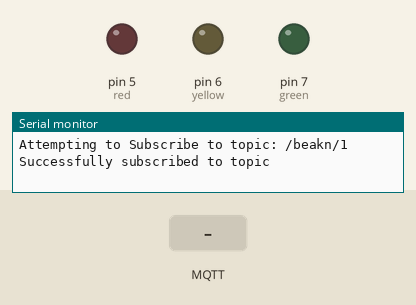
This sketch was run on a simulated Arduino Uno, built with avr-gcc and run on an emulated ATmega328P. Parts: output pins drawn as LEDs (lit = HIGH), the last lines printed to the serial monitor. The test bench sets the inputs (shaded band). WiFi joins after 1.5 s; servers stay silent unless stated; no MQTT or app messages arrive unless stated.

Above: at 3.7 s.
3.8 s: MQTT message "Busy" arrives on the first subscribed topic
At 4.2 s:
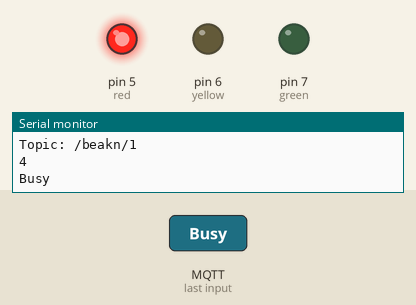
5.3 s: MQTT message "Away" arrives on the first subscribed topic
At 6.5 s:
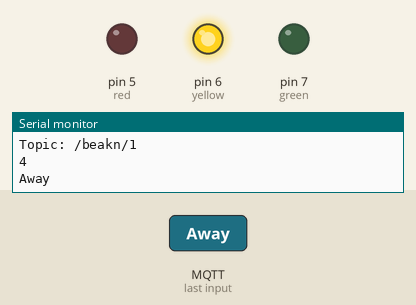
6.8 s: MQTT message "Free" arrives on the first subscribed topic
At 7.6 s:
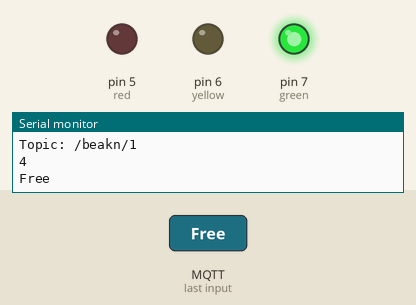
Timing chart, 0 to 9.8 s (numbered marks = the images above; inputs shaded):
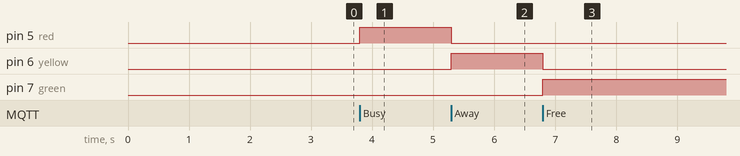

Measured:
- after the input at 3.8 s, pin 5 (red): LOW → HIGH at once
- after the input at 5.3 s, pin 5 (red): HIGH → LOW at once; pin 6 (yellow): LOW → HIGH at once
- after the input at 6.8 s, pin 6 (yellow): HIGH → LOW at once; pin 7 (green): LOW → HIGH at once

The sketch:

beakn.arduino.mqtt.ethernet.sketch.ino
```cpp
#include <SPI.h>
#include <Ethernet.h>
#include "PubSubClient.h"

void callback(char* topic, byte* payload, unsigned int length); // This is the signature for the mqtt callback method

// Update these with values suitable for your network.
byte mac[] = { 0xDE, 0xED, 0xBA, 0xFE, 0xFE, 0xED }; // I kept the same as the examples and didn't run into any issues.
byte mqttServer[] = { 212, 72, 74, 21 }; // This is the IP of the mqtt broker

char topicName[] = "/beakn/1"; //The "1" is the pairingCode - You'll need to change this to match the pairingCode you use on the client.
char clientName[] = "beakn-arduino-client-mqtt-ethernet-1"; // The "1" uniquely identifies this client. Change it to something you unique per client.
char payloadBuffer[20]; // Buffer to hold payload of the message as soon as it comes into the callback

const int red = 5;
const int yellow = 6;
const int green = 7;


EthernetClient ethClient;
PubSubClient client(mqttServer, 1883, callback, ethClient);

void callback(char* topic, byte* payload, unsigned int length) { // This gets called every time a message is received
  Serial.println("Topic: " + String(topic));
  Serial.println(length, DEC);

  // create character buffer with ending null terminator (string)
  int i = 0; // Declare this outside of loop so we can null term.

  for(i=0; i<length; i++) {
    payloadBuffer[i] = payload[i];
  }
  payloadBuffer[i] = '\0';

  Serial.println(payloadBuffer);

  setColor(String(payloadBuffer));
}

void setup()
{
  Serial.begin(9600);

  pinMode(red, OUTPUT);
  pinMode(yellow, OUTPUT);
  pinMode(green, OUTPUT);

  if(Ethernet.begin(mac) == 0){
    Serial.println("Failed to configure Ethernet using DHCP");
  }else{
   delay(1000); // Give ethernet shield a second to init
   Serial.println("Connecting...");

    if (!client.connected()) {

      Serial.print("Connecting to MQTT server");

      if (client.connect(clientName)) {
        Serial.println("Connected to MQTT server");

        Serial.print("Attempting to Subscribe to topic: ");
        Serial.println(topicName);

        if(client.subscribe(topicName)){
          Serial.println("Successfully subscribed to topic");
        }else{
          Serial.println("Failed to subscribe to topic");
        }
      }else {
        Serial.println("Unable to connect to MQTT server");
      }
    }
  }
}

void loop()
{
  client.loop();
}

// Callback function that sets led on or off
void setColor(String msg)
{
  if(msg == "Busy" || msg == "DoNotDisturb"){
    setColor(red);
  }else if(msg == "Away" || msg == "TemporarilyAway"){
    setColor(yellow);
  }else if (msg == "Free"){
    setColor(green);
  }else if (msg == "Offline"){
    reset();
  }
}

void setColor(int color)
{
  reset();
  digitalWrite(color, HIGH);
}

void reset(){
  digitalWrite(red, LOW);
  digitalWrite(yellow, LOW);
  digitalWrite(green, LOW);
}
```
